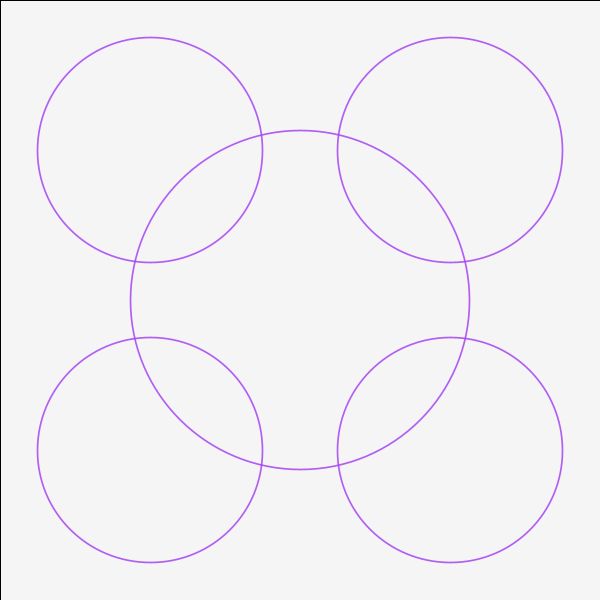
Frame 1 (no input)
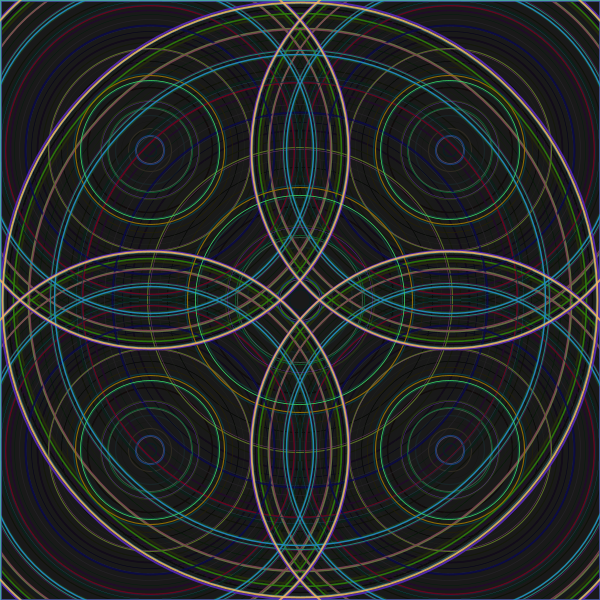
Frame 60 (the mouse pressed at the canvas centre just before this capture)
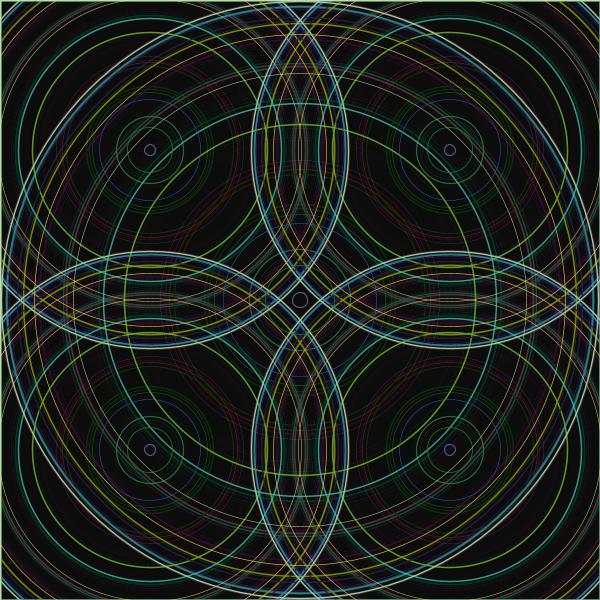
Frame 120 (the mouse held since frame 60 and released just before this capture)

The Processing sketch that drew these frames (run headless with seeded random() and noise(); from frame 60 on, the mouse is pressed at the canvas centre):

// Processing sketch: processing_111767
// ── processing_111767.pde

float x=0;
float y=0;
float z=0;




void setup(){
  size(600,600);
  frameRate(60);
  smooth();
  background(255);
}

void draw(){
  
  float r = random(0,255);
  float g = random(0,255);
  float b = random(0,255);
  float a = random(200,255);
  color c= color(r,g,b,a);
  
  fill(0,10);
  rect(0,0,width,height);
 
  noFill();
  
  x=x+0.6;
  y=sin(x);
  z=random(2.00);
  
  stroke(c);
  strokeWeight(z);
  
  ellipse(width/2,height/2,y*600 ,y*600);
  ellipse(width/4,height/4,y*400 ,y*400);
  ellipse(width/4,height*3/4,y*400 ,y*400);
  ellipse(width*3/4,height*3/4,y*400 ,y*400);
  ellipse(width*3/4,height/4,y*400 ,y*400);
}
